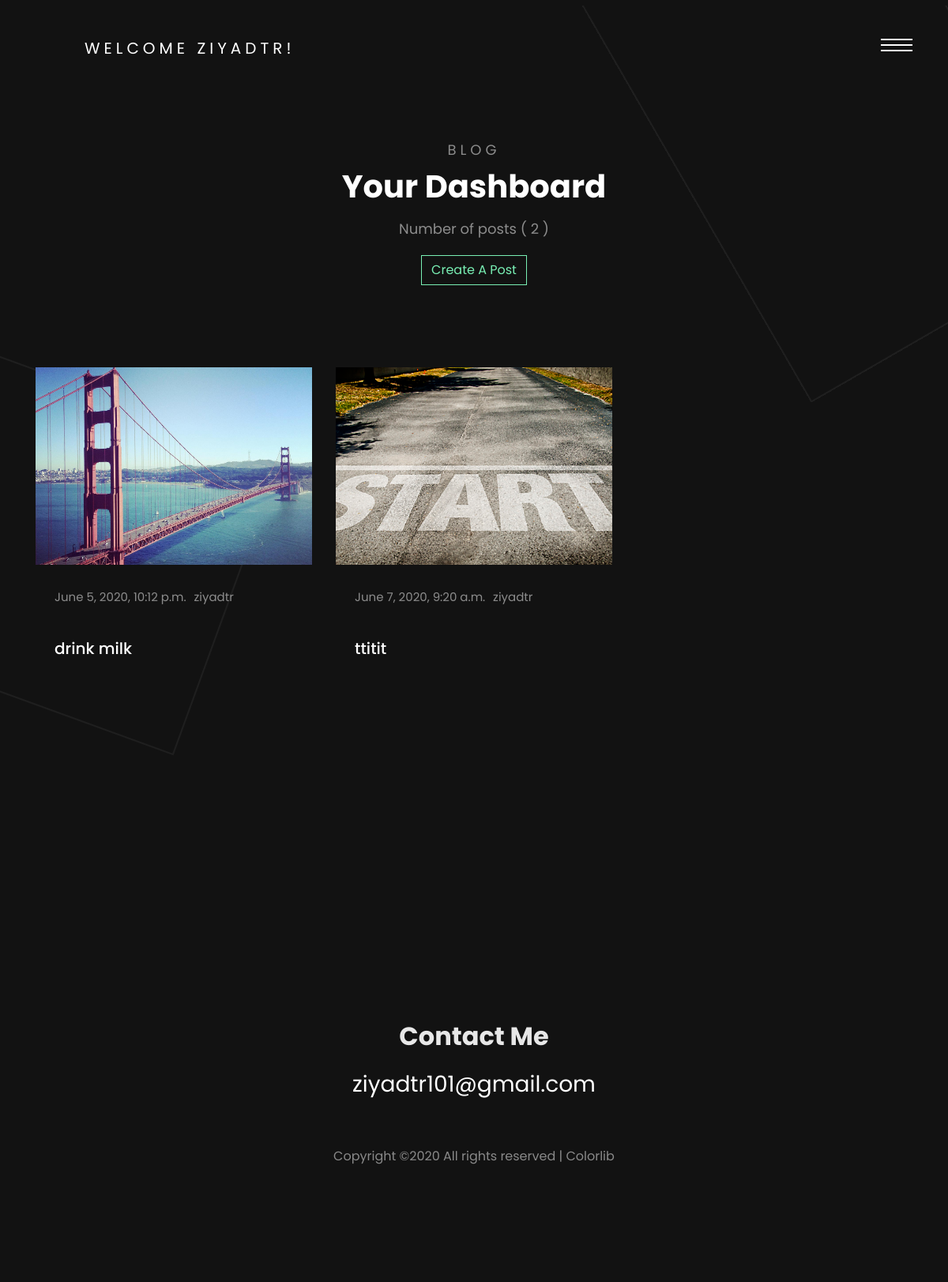
Screenshot of /blog/dashboard/ (signed in) with the database file from the repository.
### blog/models.py (models this page shows, shortened)
class Post(models.Model):
	user = models.ForeignKey(User, on_delete=models.CASCADE, null=True)
	title = models.CharField(max_length=100, null=True)
	content = RichTextField(blank=True, null=True)
	img = models.ImageField(null=True, blank=True)
	date_created = models.DateTimeField(auto_now_add=True, null=True)
	tag = models.ManyToManyField(Tag)

### blog/views.py (the view)
# urls.py: path('dashboard/', views.dashboard, name='dashboard'),
@login_required(login_url='login-page')
def dashboard(request):
	user = request.user
	posts = user.post_set.all()
	no_of_posts = posts.count()
	context = {'posts': posts, 'no_of_posts': no_of_posts}
	return render(request, 'blog/dashboard.html', context)

### blog/templates/blog/dashboard.html (shortened to what this page needs)
{% extends 'blog/base.html' %}
{% load static %}
{% block content %}
<div class="KW_progressContainer">
</div>
<div class="page">
  <div id="colorlib-page">
    <section class="ftco-section">
      <div class="container mt-5">
        <div class="row justify-content-center mb-5 pb-5">
          <div class="col-md-7 text-center heading-section ftco-animate">
            <span>Blog</span>
            <h2>Your Dashboard</h2>
            <P>Number of posts  ( {{no_of_posts}} )</P>
            {% if request.user.is_authenticated %}
            <div>
              <h4><a class="btn btn-outline-primary" href="{% url 'create-post' %}">Create A Post</a></h4>
            </div>
            {% endif %}
          </div>
        </div>
        <div class="row">
          {% for post in posts %}
          <div class="col-md-4 ftco-animate">
            <div class="blog-entry">
              <a href="{% url 'post-details' post.id %}" class="block-20" style="background-image: url('{{post.img.url}}');">
              </a>
              <div class="text p-4 d-block">
                <div class="meta mb-3">
                  <div><p>{{post.date_created}}</p></div>
                  <div><p>{{post.user}}</p></div>
                </div>
                <h3 class="heading"><a href="#">{{post.title}}</a></h3>
              </div>
            </div>
          </div>
          {% endfor %}
        </div>
      </div>
    </section>
  </div>
</div>
{% endblock content %}

### blog/templates/blog/base.html (shortened to what this page needs)
{% load static %}
<!DOCTYPE html>
<html lang="en">
  <head>
    <link rel="stylesheet" href="{% static 'css/open-iconic-bootstrap.min.css' %}">
    <link rel="stylesheet" href="{% static 'css/animate.css' %}">
    <link rel="stylesheet" href="{% static  'css/owl.theme.default.min.css' %}">
    <link rel="stylesheet" href="{% static 'css/magnific-popup.css' %}">
    <link rel="stylesheet" href="{% static 'css/aos.css' %}">
    <link rel="stylesheet" href="{% static 'css/ionicons.min.css' %}">
    <link rel="stylesheet" href="{% static 'css/bootstrap-datepicker.css' %}">
    <link rel="stylesheet" href="{% static 'css/jquery.timepicker.css' %}">
    <link rel="stylesheet" href="{% static 'css/flaticon.css' %}">
    <link rel="stylesheet" href="{% static 'css/icomoon.css' %}">
    <link rel="stylesheet" href="{% static 'css/style.css' %}">
  </head>
  <body>
    <header>
    <div class="container">
      <div class="row">
        <div class="col-md-12">
          <div class="colorlib-navbar-brand">
            {% if request.user.is_authenticated %}
            <a class="colorlib-logo" href="#">Welcome {{request.user.username}}!</a>
            {% endif %}
          </div>
          <a href="#" class="js-colorlib-nav-toggle colorlib-nav-toggle"><i></i></a>
        </div>
      </div>
    </div>
  </header>
    {% block content %}
    {% endblock content %}
    <footer class="ftco-footer ftco-bg-dark ftco-section">
        <div class="container">
          <div class="row mb-5 justify-content-center">
            <div class="col-md-5 text-center">
              <div class="ftco-footer-widget mb-5">
                <ul class="ftco-footer-social list-unstyled">
                </ul>
              </div>
              <div class="ftco-footer-widget">
                <h2 class="mb-3">Contact Me</h2>
                <p class="h3 email"><a href="#">ziyadtr101@gmail.com</a></p>
              </div>
            </div>
          </div>
          <div class="row">
            <div class="col-md-12 text-center">
              <p>
      Copyright &copy;<script>document.write(new Date().getFullYear());</script> All rights reserved | <a href="https://colorlib.com" target="_blank">Colorlib</a>
            </div>
          </div>
        </div>
      </footer>
  </body>
</html>

### rows the page displays
Post: img (picture), date_created "June 5, 2020, 10:12 p.m.", user "ziyadtr", title "drink milk"
Post: img (picture), date_created "June 7, 2020, 9:20 a.m.", user "ziyadtr", title "ttitit"

### other values shown
{{ request.user.username }} "ZIYADTR"
{{ no_of_posts }} "2"
